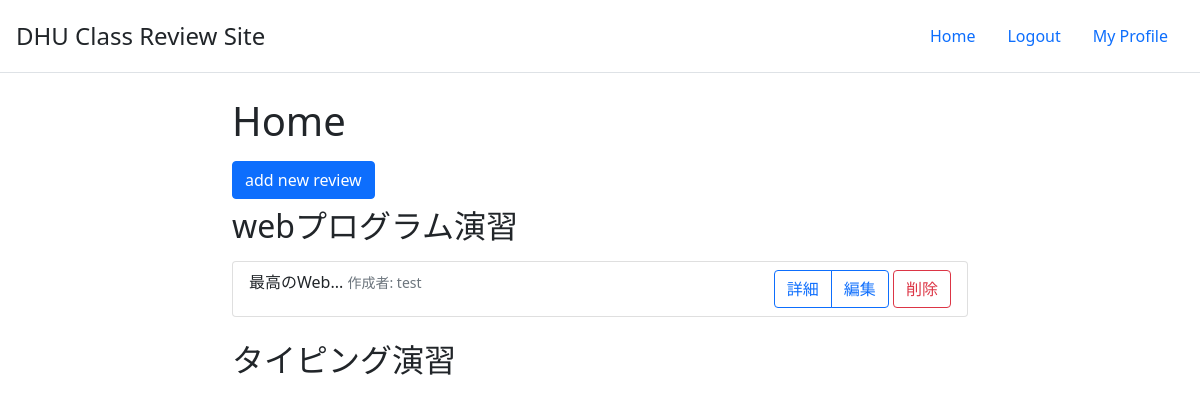
Page / (signed in) on the earlier database version.
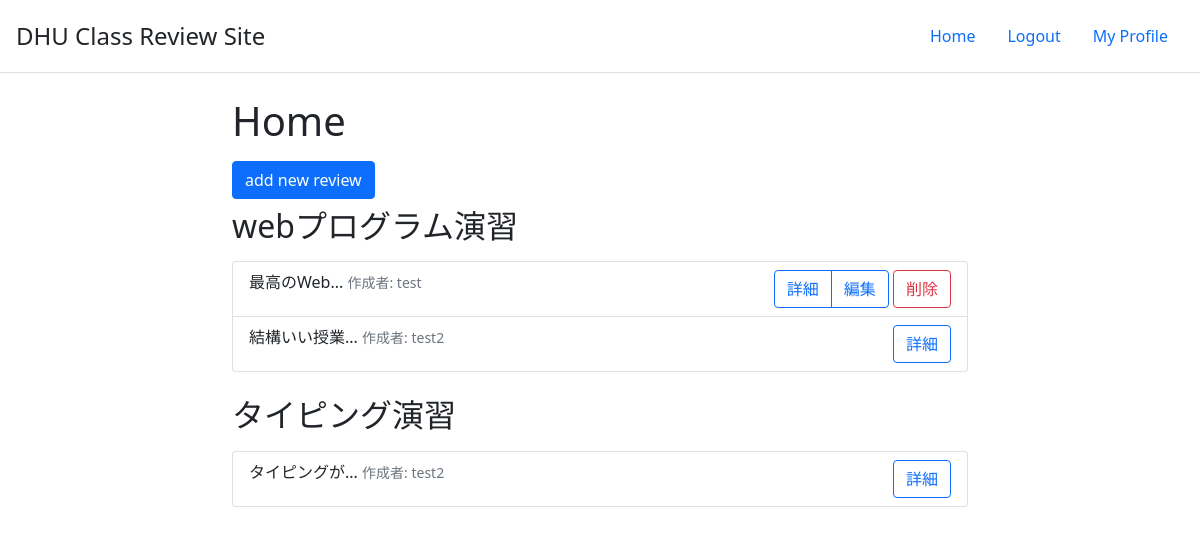
Same page on the later database version.
### tables this page shows
CREATE TABLE classes(class_id, title, teacher);

CREATE TABLE users(user_id, name, password_hash, img_path TEXT);

### app.py (the view)
    def wrapper(*args, **kwargs):
        if "user_id" not in session:
            return redirect("/login")
        return func(*args, **kwargs)

### app.py (called while the page is built)
def login_required(func):
    def wrapper(*args, **kwargs):
        if "user_id" not in session:
            return redirect("/login")
        return func(*args, **kwargs)
    wrapper.__name__ = func.__name__
    return wrapper

@app.route("/", methods=["GET"])
@login_required
def home():
    db = DbWrapper()
    classes_raw = db.execute("SELECT * FROM classes")
    ClassTuple = namedtuple("ClassTuple", ["class_id", "title", "teacher"])
    classes = []
    for class_raw in classes_raw:
        classes.append(ClassTuple._make(class_raw)._asdict())
    reviews = db.get_review_list()
    return render_template(
        "index.html", classes=classes, reviews=reviews, user_id=session['user_id'], is_signin=True, error_message=request.args.get("error_message")
    )

### db.py (called while the page is built)
    def __del__(self):
        self.db_connection.close()

    def execute(self, sql: str):
        print("execute:" + sql)
        if sql.startswith("SELECT"):
            self.db.execute(sql)
            return self.db.fetchall()
        if sql.startswith("INSERT") or sql.startswith("DELETE") or sql.startswith("UPDATE"):
            self.db.execute(sql)
            self.db_connection.commit()

    def get_review_list(self):
        reviews_raw = self.execute("SELECT * FROM reviews")
        reviews = []
        for review_raw in reviews_raw:
            review = {}
            review["review_id"] = review_raw[0]
            review["user_id"] = review_raw[1]
            review["class_id"] = review_raw[2]
            review["written_by"] = self.execute(
                f"SELECT name FROM users WHERE user_id={review['user_id']}")[0][0]
            comment = review_raw[3]
            if len(comment) > 6:
                comment = comment[0:6]
                comment += "..."
            review["short_description"] = comment
            review["description"] = review_raw[3]
            reviews.append(review)
        return reviews

### templates/index.html (shortened to what this page needs)
{% extends "layout.html" %}
{% block content %}
    <div class="row justify-content-md-center">
        <div class="col-8">
            <h1>Home</h1>
            <a class="btn btn-primary my-2" href="/review/post">add new review</a>
            {% for class in classes %}
                <div class="mb-4">
                    <h2 class="mb-3">{{ class.title }}</h2>
                    <ul class="list-group">
                        {% for review in reviews %}
                            {% if review.class_id == class.class_id %}
                                <li class="list-group-item">
                                    <div class="row">
                                        <div class="col">
                                            {{ review.short_description }}
                                            <small class="text-muted">作成者: {{ review.written_by }}</small>
                                        </div>
                                        <div class="col-auto">
                                            <div class="btn-group col-auto" role="group" aria-label="label">
                                                <a class="btn btn-outline-primary" href="/review/{{ review.review_id }}">詳細</a>
                                                {% if review.user_id == user_id %}
                                                    <a class="btn btn-outline-primary"
                                                       href="/review/edit/{{ review.review_id }}">編集</a>
                                                </div>
                                                <a class="btn btn-outline-danger"
                                                   href="/review/delete/{{ review.review_id }}">削除</a>
                                            {% else %}
                                            </div>
                                        {% endif %}
                                    </div>
                                </div>
                            </li>
                        {% endif %}
                    {% endfor %}
                </ul>
            </div>
        {% endfor %}
    </div>
</div>
{% endblock %}

### templates/layout.html (shortened to what this page needs)
<!DOCTYPE html>
<html lang="ja">
    <head>
        <link rel="stylesheet"
              href="https://unpkg.com/modern-css-reset/dist/reset.min.css"/>
        <link href="https://cdn.jsdelivr.net/npm/bootstrap@5.0.2/dist/css/bootstrap.min.css"
              rel="stylesheet"
/>
    </head>
    <body>
        <header class="d-flex flex-wrap justify-content-center p-3 mb-4 border-bottom">
            <a class="d-flex align-items-center mb-3 mb-md-0 me-md-auto text-dark text-decoration-none"
               href="/">
                <span class="fs-4">DHU Class Review Site</span>
            </a>
            <ul class="nav nav-pills">
                {% if is_signin %}
                    <li class="nav-item">
                        <a class="nav-link" href="/">Home</a>
                    </li>
                    <li class="nav-item">
                        <a class="nav-link" href="/logout">Logout</a>
                    </li>
                    <li class="nav-item">
                        <a class="nav-link" href="/profile">My Profile</a>
                    </li>
                {% else %}
                    <li class="nav-item">
                        <a class="nav-link" href="/login">Login</a>
                    </li>
                {% endif %}
            </ul>
        </header>
        <div class="container" id="content">
            {% block content %}{% endblock %}
        </div>
    </body>
</html>

Differences in the rows shown:
added users: written_by "test2" "test2"
Other differences:
new list line: "結構いい授業... 作成者: 詳細"
new list line: "タイピングが... 作成者: 詳細"
